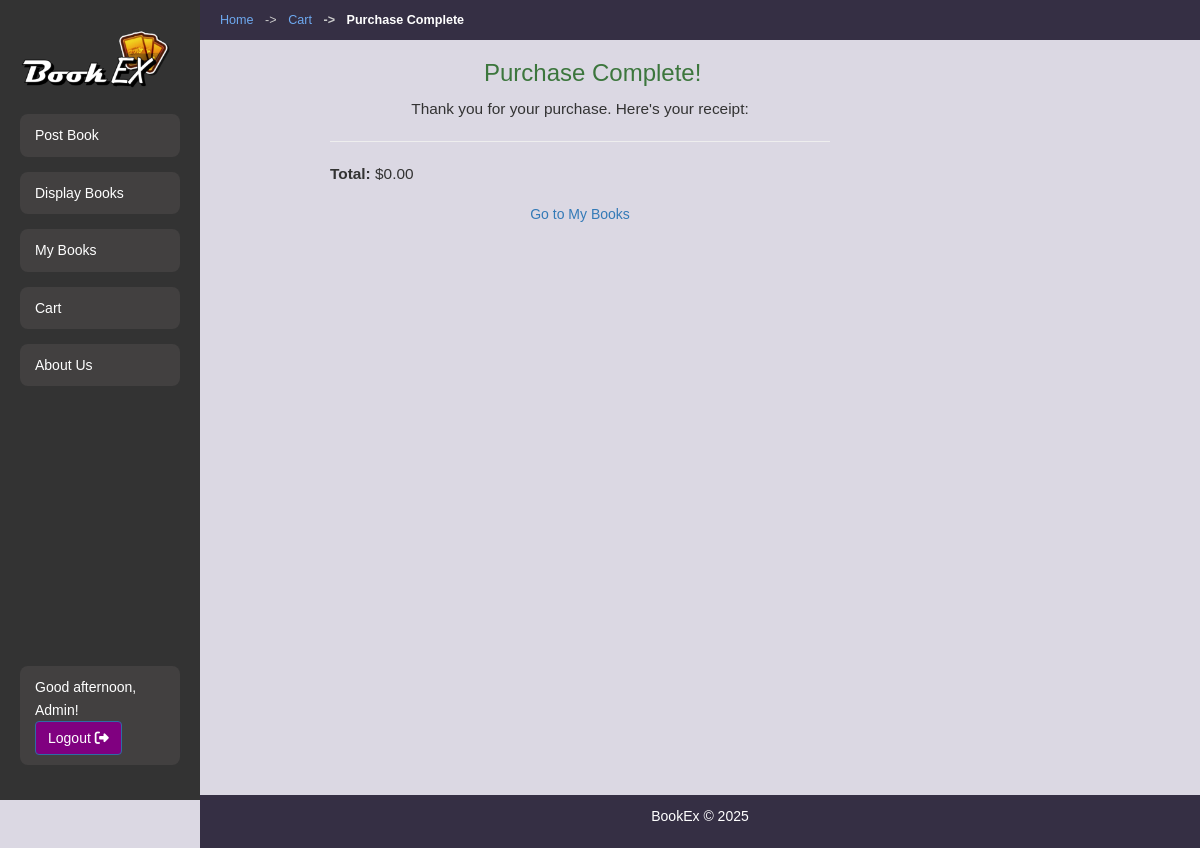
Page /purchase/ (signed in) on the committed database.
### bookMng/models.py (models this page shows, shortened)
class MainMenu(models.Model):
    item = models.CharField(max_length=300, unique=True)
    link = models.CharField(max_length=300, unique=True)
    icon_class = models.CharField(
        max_length=100,
        blank=True,
        null=True
    )

### bookMng/views.py (the view)
# urls.py: path("purchase/", views.purchase_books, name="purchase_books"),
def purchase_books(request):
    if not request.user.is_authenticated:
        return redirect('login')
    breadcrumb_list = [
        {'name': 'Home', 'url': reverse('index')},
        {'name': 'Cart', 'url': reverse('cart_page')},
        {'name': 'Purchase Complete', 'url': None}
    ]
    cart_ids = request.session.get("cart", [])
    books = Book.objects.filter(id__in=cart_ids)
    for b in books:
        OwnedBook.objects.get_or_create(user=request.user, book=b)
    request.session["cart"] = []
    subtotal = sum(b.price for b in books) if books else Decimal("0.00")
    return render(
        request,
        "bookMng/purchase_success.html",
        {
            'books': books,
            'subtotal': subtotal,
            'breadcrumb_list': breadcrumb_list,
        }
    )

### bookMng/context_processors.py (called while the page is built)
def navigation_items(request):
    main_menu_items = MainMenu.objects.all()
    return {'item_list': main_menu_items}

def time_based_greeting(request):
    greeting = "Hello"
    try:
        now = timezone.localtime(timezone.now())
        current_hour = now.hour
        if 5 <= current_hour < 12:
            greeting = "Good morning"
        elif 12 <= current_hour < 18:
            greeting = "Good afternoon"
        else:
            greeting = "Good evening"
    except Exception:
        pass
    return {'greeting': greeting}

### bookEx/templates/bookMng/purchase_success.html (shortened to what this page needs)
{% extends 'base.html' %}
{% load static %}
{% block content %}
<div class="d-flex justify-content-center mt-5">
  <div class="p-4 bg-white rounded shadow-sm" style="max-width: 500px; width: 100%;">
    <h3 class="text-success text-center mb-3">
      <i class="fas fa-check-circle" style="font-family:'Brush Script MT', cursive;"></i> Purchase Complete!
    </h3>
    <p class="text-center">Thank you for your purchase. Here's your receipt:</p>
    <hr>
    <div class="d-flex justify-content-between fw-bold border-top pt-2 mb-4">
      <p class="mt-2"><strong>Total:</strong> ${{ subtotal }}</p>
    </div>
    <div class="text-center">
      <a href="{% url 'mybooks' %}" class="btn btn-outline-success">
         Go to My Books
      </a>
    </div>
  </div>
</div>
{% endblock %}

### bookEx/templates/base.html (shortened to what this page needs)
{% load static %}
<!DOCTYPE html>
<html lang="en">
<head>
    <link rel="stylesheet" href="https://maxcdn.bootstrapcdn.com/bootstrap/3.4.1/css/bootstrap.min.css">
    <link rel="stylesheet" href="{% static 'base.css' %}" type="text/css">
</head>
<body>
    <header>
        <nav aria-label="breadcrumb" class="breadcrumb-nav">
            {% block breadcrumbs %}
                {% if breadcrumb_list %}
                    <ol class="breadcrumb-list">
                        {% for crumb in breadcrumb_list %}
                            <li class="breadcrumb-item">
                                {% if crumb.url %}
                                    <a href="{{ crumb.url }}">{{ crumb.name }}</a>
                                {% else %}
                                    {{ crumb.name }}
                                {% endif %}
                            </li>
                        {% endfor %}
                    </ol>
                {% endif %}
            {% endblock breadcrumbs %}
        </nav>
    </header>
    <div class="container">
        <nav class="sidebar">
            <div class="sidebar-logo">
                <a href="/" target="_self">
                <img src="{% static 'logo.png' %}" alt="Our Logo" width="150"/>
                </a>
            </div>
            <ul>
                {% block sidenav %}
                   {% for item in item_list %}
                        {% if item.link == "/mybooks" or item.link == "/cart" %}
                            {% if user.is_authenticated %}
                                <li>
                                    <a href="{{ item.link }}"> <i class="{{ item.icon_class }}"></i> {{ item.item }} </a>
                                </li>
                            {% endif %}
                        {% else %}
                            <li>
                                <a href="{{ item.link }}"> <i class="{{ item.icon_class }}"></i> {{ item.item }} </a>
                            </li>
                        {% endif %}
                    {% endfor %}
                {% endblock sidenav %}
            </ul>
            <div class="sidebar-user-info">
                {% if user.is_authenticated %}
                {{ greeting }}, {{ user|lower|capfirst }}!
                   <form action="{% url 'logout' %}?next=/" method="post">
                       <button type="submit" class="btn btn-primary">Logout <i class="fa-solid fa-right-from-bracket"></i></button>
                   </form>
                {% else %}
                   Not Logged in
                   <a class="btn btn-primary" href="{% url 'login' %}?next=/" role="button">Login <i class="fa-solid fa-user"></i></a>
                {% endif %}
            </div>
        </nav>
        <main class="content">
            {% block content %}{% endblock content %}
        </main>
    </div>
    <footer>
        <p>BookEx &copy; 2025</p>
    </footer>
</body>
</html>

### bookEx/static/base.css (style rules this page uses)
* { margin: 0; padding: 0; box-sizing: border-box; }
body { font-family: Arial, sans-serif; line-height: 1.6; background-color: #dbd8e3; color: #333; }
.breadcrumb-nav { padding: 10px 20px; }
.breadcrumb-list { list-style: none; padding: 0; margin: 0; font-size: 0.9em; text-align: left; }
.breadcrumb-item { display: inline; }
.breadcrumb-item + .breadcrumb-item::before { content: "->"; padding: 0 8px; color: #ccc; }
.breadcrumb-item a { color: #6ea9f0; }
.breadcrumb-item:last-child { color: #fff; font-weight: bold; }
header { background: #352f44; text-align: right; margin-left: 200px; }
.container { min-height: 80vh; }
.sidebar-logo img { max-width: 105%; }
.sidebar { width: 200px; background-color: #333; color: white; padding: 20px; position: fixed; left: 0; top: 0; height: 100vh; overflow-y: auto; display: flex; flex-direction: column; }
.sidebar ul { list-style-type: none; padding: 0; }
.sidebar ul li { margin: 10px 0; }
.sidebar ul li a { display: block; padding: 10px 15px; margin-bottom: 15px; color: white; background-color: #424040; text-decoration: none; border-radius: 8px; transition: background-color 0.7s ease; }
.sidebar-user-info { margin-top: auto; display: block; padding: 10px 15px; margin-bottom: 15px; color: white; background-color: #424040; text-decoration: none; border-radius: 8px; transition: background-color 0.7s ease; }
.content { margin-left: 300px; }
.content p { font-size: 1.1em; line-height: 1.6; }
p { style: "font-family:'Brush Script MT', cursive;" }
footer { background: #352f44; color: white; text-align: center; padding: 10px 0; margin-top: 115px; top: 0; margin-left: 200px; }
footer p { font-size: 14px; }
button[type=submit] { background-color: purple; color: white; }

### rows in the picture
MainMenu: item "Post Book"
MainMenu: item "Display Books"
MainMenu: item "My Books"
MainMenu: item "Cart"
MainMenu: item "About Us"

### other values in the picture
{{ crumb.name }} "Home" "Cart"
{{ crumb.name }} "Purchase Complete"
{{ greeting }} "Good afternoon"
{{ user|lower|capfirst }} "Admin"
{{ subtotal }} "0.00"
